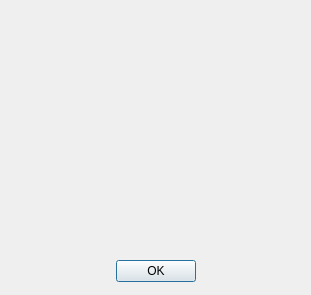
<?xml version="1.0" encoding="UTF-8"?>
<ui version="4.0">
 <class>FrmInfoDiretorio</class>
 <widget class="QDialog" name="FrmInfoDiretorio">
  <property name="geometry">
   <rect>
    <x>0</x>
    <y>0</y>
    <width>311</width>
    <height>295</height>
   </rect>
  </property>
  <property name="sizePolicy">
   <sizepolicy hsizetype="Fixed" vsizetype="Fixed">
    <horstretch>0</horstretch>
    <verstretch>0</verstretch>
   </sizepolicy>
  </property>
  <property name="minimumSize">
   <size>
    <width>311</width>
    <height>295</height>
   </size>
  </property>
  <property name="maximumSize">
   <size>
    <width>311</width>
    <height>295</height>
   </size>
  </property>
  <property name="windowTitle">
   <string>Informações do Diretório / Arquivo</string>
  </property>
  <property name="modal">
   <bool>true</bool>
  </property>
  <widget class="QDialogButtonBox" name="buttonBox">
   <property name="geometry">
    <rect>
     <x>0</x>
     <y>260</y>
     <width>311</width>
     <height>23</height>
    </rect>
   </property>
   <property name="orientation">
    <enum>Qt::Horizontal</enum>
   </property>
   <property name="standardButtons">
    <set>QDialogButtonBox::Ok</set>
   </property>
   <property name="centerButtons">
    <bool>true</bool>
   </property>
  </widget>
  <widget class="QWidget" name="verticalLayoutWidget">
   <property name="geometry">
    <rect>
     <x>0</x>
     <y>0</y>
     <width>311</width>
     <height>251</height>
    </rect>
   </property>
   <layout class="QVBoxLayout" name="vbox"/>
  </widget>
 </widget>
 <resources/>
 <connections>
  <connection>
   <sender>buttonBox</sender>
   <signal>accepted()</signal>
   <receiver>FrmInfoDiretorio</receiver>
   <slot>accept()</slot>
   <hints>
    <hint type="sourcelabel">
     <x>248</x>
     <y>254</y>
    </hint>
    <hint type="destinationlabel">
     <x>157</x>
     <y>274</y>
    </hint>
   </hints>
  </connection>
 </connections>
</ui>
